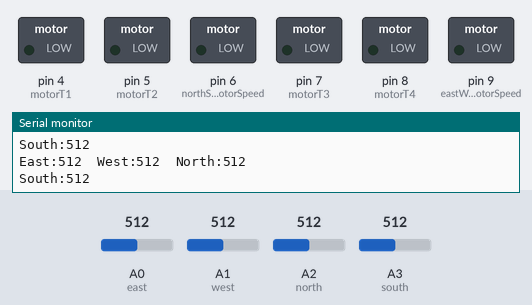
A sketch run on a simulated Arduino Uno, built with avr-gcc and run on an emulated ATmega328P. On the bench: switched loads named in the sketch (green lamp = pin HIGH), the last lines printed to the serial monitor. Dashed ring = blinking. The inputs (shaded band) are chosen by the test bench; at power-on: A0 (east) = 512, A2 (north) = 512, A1 (west) = 512, A3 (south) = 512.

Above: at 1.2 s.
1.3 s: A0 (east) set to 716
At 1.75 s:
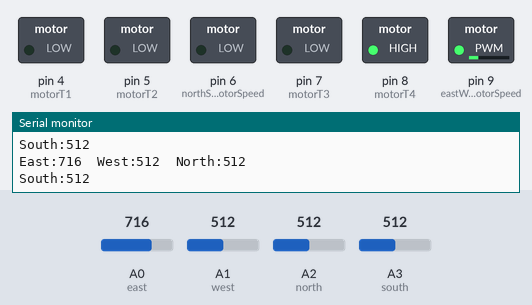
4.3 s: A2 (north) set to 716
At 4.56 s:
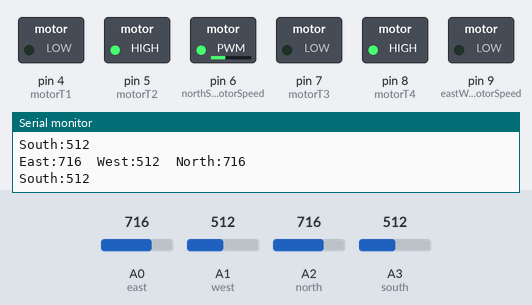
7.3 s: A1 (west) set to 306
At 7.42 s:
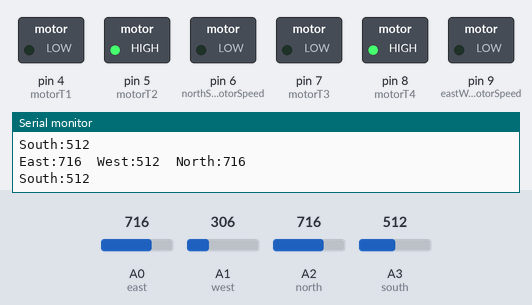
10.3 s: A3 (south) set to 306
13.3 s: A0 (east) set to 992
16.3 s: A1 (west) set to 30
Timing chart, 0 to 20.3 s (numbered marks = the images above; inputs shaded):
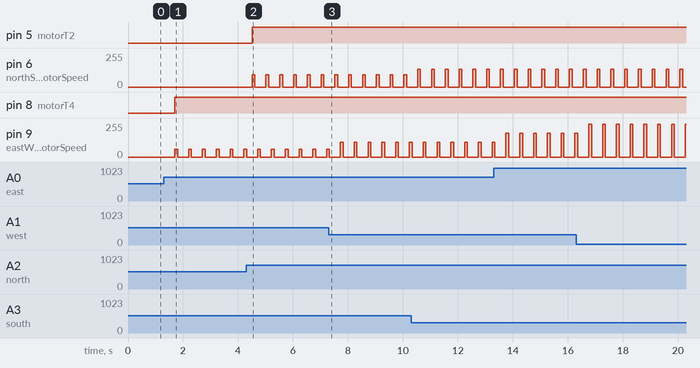

Measured:
- after the input at 1.3 s, pin 8 (motorT4): LOW → HIGH after 0.41 s; pin 9 (eastWestMotorSpeed): alternates 59/255 for 0.10 s and 0/255 for 0.40 s, starting after 0.41 s
- after the input at 4.3 s, pin 5 (motorT2): LOW → HIGH after 0.22 s; pin 6 (northSouthMotorSpeed): alternates 91/255 for 0.10 s and 0/255 for 0.40 s, starting after 0.22 s

The sketch:

Complete_dual_axis_tacker_algorithm.ino
```cpp
//Motors
#define motorT1 4
#define motorT2 5
#define northSouthMotorSpeed 6

#define motorT3 7
#define motorT4 8
#define eastWestMotorSpeed 9

//Sensors
#define east A0
#define west A1
#define north A2
#define south A3


void setup() {

  // put your setup code here, to run once:
pinMode(motorT1, OUTPUT);
pinMode(motorT2, OUTPUT);
pinMode(northSouthMotorSpeed, OUTPUT);

pinMode(motorT3, OUTPUT);
pinMode(motorT4, OUTPUT);
pinMode(eastWestMotorSpeed, OUTPUT);

Serial.begin(9600);
}
void sensorTests(){
  int eastValue=analogRead(east);
  int westValue=analogRead(west);
  int northValue=analogRead(north);
  int southValue=analogRead(south);
  Serial.println("East:"+String(eastValue)+"  West:"+String(westValue)+"  North:"+String(northValue)+"  \nSouth:"+String(southValue));
}
void northSouthMovement(){
  int northLight=analogRead(north);
  int southLight=analogRead(south);

 int Speed=map(abs(northLight-southLight),0,1000,50,255);
 if(northLight>southLight){
  moveNorth(Speed);

 }
 else if(northLight<southLight){
  moveSouth(Speed);

 }
 delay(100);
 Stop();

}
void eastWestMovement(){
int eastLight=analogRead(east);
  int westLight=analogRead(west);
  int Speed=map(abs(eastLight-westLight),0,1000,10,255);
  if (eastLight>westLight){
    //Move east

    moveEast(Speed);


  }
  else if (westLight>eastLight){
    //Move west

     moveWest(Speed);

  }
  delay(100);
  Stop();


  }
void loop() {
  northSouthMovement();
  delay(100);
  eastWestMovement();
  delay(100);
  sensorTests();
  delay(100);

}
void Stop(){
  analogWrite(northSouthMotorSpeed,0);
  analogWrite(eastWestMotorSpeed, 0);
}

void moveNorth(int Speed){
  analogWrite(northSouthMotorSpeed, Speed);
  digitalWrite(motorT1, LOW);
  digitalWrite(motorT2, HIGH);

}
void moveSouth(int Speed){
  analogWrite(northSouthMotorSpeed, Speed);
  digitalWrite(motorT1, HIGH);
  digitalWrite(motorT2, LOW);
}
void moveEast(int Speed){
  analogWrite(eastWestMotorSpeed, Speed);
  digitalWrite(motorT3, LOW);
  digitalWrite(motorT4, HIGH);

}
void moveWest(int Speed){
  analogWrite(eastWestMotorSpeed, Speed);
  digitalWrite(motorT3, HIGH);
  digitalWrite(motorT4, LOW);
}
```
